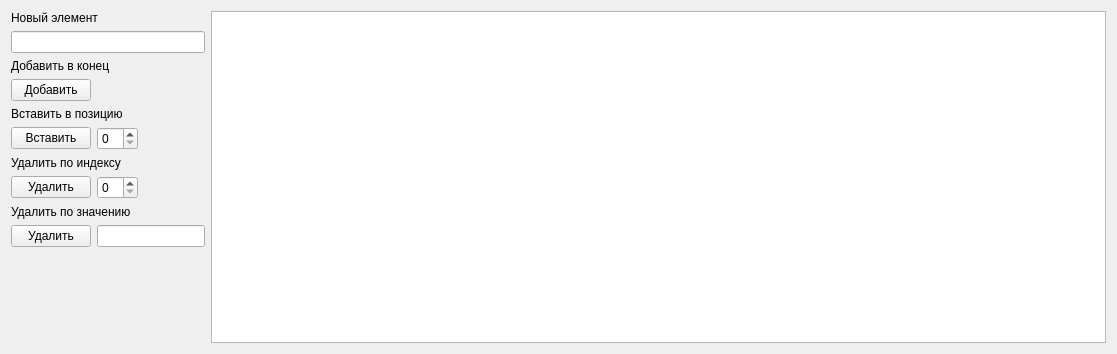
<?xml version="1.0" encoding="UTF-8"?>
<ui version="4.0">
 <class>Form</class>
 <widget class="QWidget" name="Form">
  <property name="geometry">
   <rect>
    <x>0</x>
    <y>0</y>
    <width>1117</width>
    <height>354</height>
   </rect>
  </property>
  <property name="windowTitle">
   <string>Список</string>
  </property>
  <layout class="QHBoxLayout" name="horizontalLayout_4">
   <item>
    <layout class="QVBoxLayout" name="verticalLayout">
     <item>
      <widget class="QLabel" name="label_2">
       <property name="text">
        <string>Новый элемент</string>
       </property>
      </widget>
     </item>
     <item>
      <widget class="QLineEdit" name="line_edit_new">
       <property name="sizePolicy">
        <sizepolicy hsizetype="Expanding" vsizetype="Fixed">
         <horstretch>0</horstretch>
         <verstretch>0</verstretch>
        </sizepolicy>
       </property>
      </widget>
     </item>
     <item>
      <widget class="QLabel" name="label">
       <property name="text">
        <string>Добавить в конец</string>
       </property>
      </widget>
     </item>
     <item>
      <widget class="QPushButton" name="push_button_append">
       <property name="sizePolicy">
        <sizepolicy hsizetype="Fixed" vsizetype="Minimum">
         <horstretch>0</horstretch>
         <verstretch>0</verstretch>
        </sizepolicy>
       </property>
       <property name="text">
        <string>Добавить</string>
       </property>
      </widget>
     </item>
     <item>
      <widget class="QLabel" name="label_3">
       <property name="text">
        <string>Вставить в позицию</string>
       </property>
      </widget>
     </item>
     <item>
      <layout class="QHBoxLayout" name="horizontalLayout">
       <item>
        <widget class="QPushButton" name="push_button_insert">
         <property name="sizePolicy">
          <sizepolicy hsizetype="Fixed" vsizetype="Fixed">
           <horstretch>0</horstretch>
           <verstretch>0</verstretch>
          </sizepolicy>
         </property>
         <property name="text">
          <string>Вставить</string>
         </property>
        </widget>
       </item>
       <item>
        <widget class="QSpinBox" name="spin_box_insert">
         <property name="sizePolicy">
          <sizepolicy hsizetype="Fixed" vsizetype="Fixed">
           <horstretch>0</horstretch>
           <verstretch>0</verstretch>
          </sizepolicy>
         </property>
        </widget>
       </item>
       <item>
        <spacer name="horizontalSpacer">
         <property name="orientation">
          <enum>Qt::Horizontal</enum>
         </property>
         <property name="sizeHint" stdset="0">
          <size>
           <width>40</width>
           <height>20</height>
          </size>
         </property>
        </spacer>
       </item>
      </layout>
     </item>
     <item>
      <widget class="QLabel" name="label_4">
       <property name="text">
        <string>Удалить по индексу</string>
       </property>
      </widget>
     </item>
     <item>
      <layout class="QHBoxLayout" name="horizontalLayout_3">
       <item>
        <widget class="QPushButton" name="push_button_del">
         <property name="sizePolicy">
          <sizepolicy hsizetype="Fixed" vsizetype="Fixed">
           <horstretch>0</horstretch>
           <verstretch>0</verstretch>
          </sizepolicy>
         </property>
         <property name="text">
          <string>Удалить</string>
         </property>
        </widget>
       </item>
       <item>
        <widget class="QSpinBox" name="spin_box_del">
         <property name="sizePolicy">
          <sizepolicy hsizetype="Fixed" vsizetype="Fixed">
           <horstretch>0</horstretch>
           <verstretch>0</verstretch>
          </sizepolicy>
         </property>
        </widget>
       </item>
       <item>
        <spacer name="horizontalSpacer_2">
         <property name="orientation">
          <enum>Qt::Horizontal</enum>
         </property>
         <property name="sizeHint" stdset="0">
          <size>
           <width>40</width>
           <height>20</height>
          </size>
         </property>
        </spacer>
       </item>
      </layout>
     </item>
     <item>
      <widget class="QLabel" name="label_5">
       <property name="text">
        <string>Удалить по значению</string>
       </property>
      </widget>
     </item>
     <item>
      <layout class="QHBoxLayout" name="horizontalLayout_2">
       <item>
        <widget class="QPushButton" name="push_button_remove">
         <property name="sizePolicy">
          <sizepolicy hsizetype="Fixed" vsizetype="Fixed">
           <horstretch>0</horstretch>
           <verstretch>0</verstretch>
          </sizepolicy>
         </property>
         <property name="text">
          <string>Удалить</string>
         </property>
        </widget>
       </item>
       <item>
        <widget class="QLineEdit" name="line_edit_remove">
         <property name="sizePolicy">
          <sizepolicy hsizetype="Fixed" vsizetype="Fixed">
           <horstretch>0</horstretch>
           <verstretch>0</verstretch>
          </sizepolicy>
         </property>
        </widget>
       </item>
      </layout>
     </item>
     <item>
      <spacer name="verticalSpacer">
       <property name="orientation">
        <enum>Qt::Vertical</enum>
       </property>
       <property name="sizeHint" stdset="0">
        <size>
         <width>20</width>
         <height>40</height>
        </size>
       </property>
      </spacer>
     </item>
    </layout>
   </item>
   <item>
    <widget class="QTableWidget" name="table_widget">
     <property name="sizePolicy">
      <sizepolicy hsizetype="Expanding" vsizetype="Expanding">
       <horstretch>1</horstretch>
       <verstretch>0</verstretch>
      </sizepolicy>
     </property>
     <property name="editTriggers">
      <set>QAbstractItemView::NoEditTriggers</set>
     </property>
    </widget>
   </item>
  </layout>
 </widget>
 <resources/>
 <connections/>
</ui>
